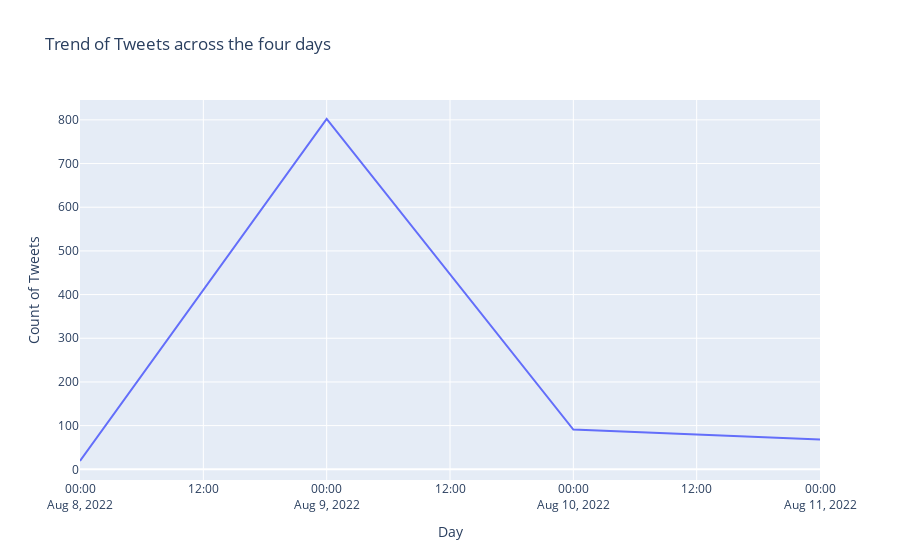

Here is the notebook cell this chart was saved with:
### Code cell
#plotting the count of tweets in each day
fig = px.line(date_df, x="unique_values",y="counts", title='Trend of Tweets across the four days')
fig.update_xaxes(title_text='Day')
fig.update_yaxes(title_text='Count of Tweets')
fig.show()

### Figure 1 — Plotly figure (JSON) as saved in the notebook; plotly's stock layout.template omitted (floating-point values rounded to 4 significant figures)
{"data": [{"hovertemplate": "unique_values=%{x}<br>counts=%{y}<extra></extra>", "legendgroup": "", "line": {"color": "#636efa", "dash": "solid"}, "marker": {"symbol": "circle"}, "mode": "lines", "name": "", "orientation": "v", "showlegend": false, "type": "scatter", "x": ["2022-08-08T00:00:00", "2022-08-09T00:00:00", "2022-08-10T00:00:00", "2022-08-11T00:00:00"], "xaxis": "x", "y": [19, 802, 91, 68], "yaxis": "y"}], "layout": {"legend": {"tracegroupgap": 0}, "title": {"text": "Trend of Tweets across the four days"}, "xaxis": {"anchor": "y", "domain": [0, 1], "title": {"text": "Day"}}, "yaxis": {"anchor": "x", "domain": [0, 1], "title": {"text": "Count of Tweets"}}}}
